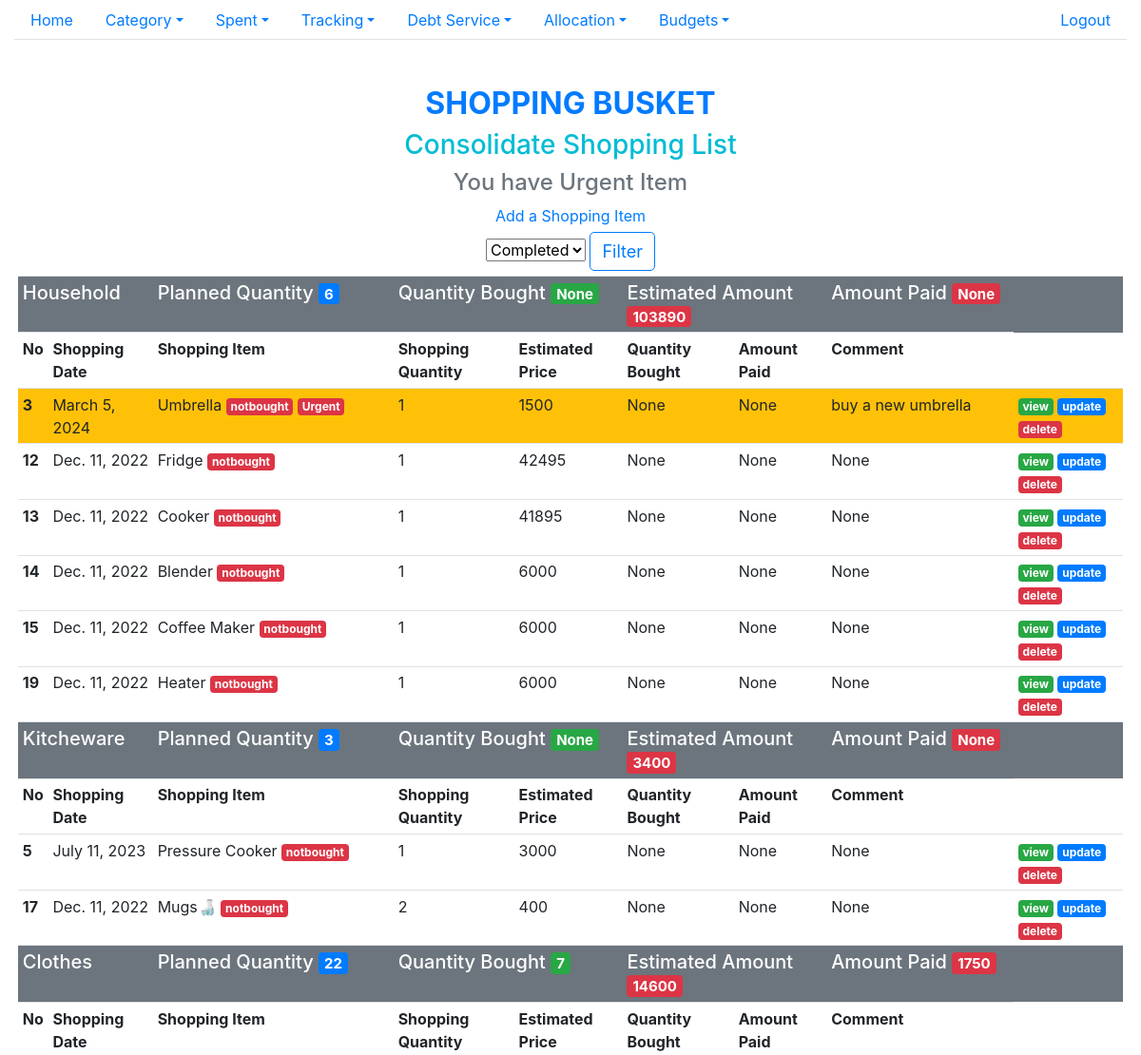
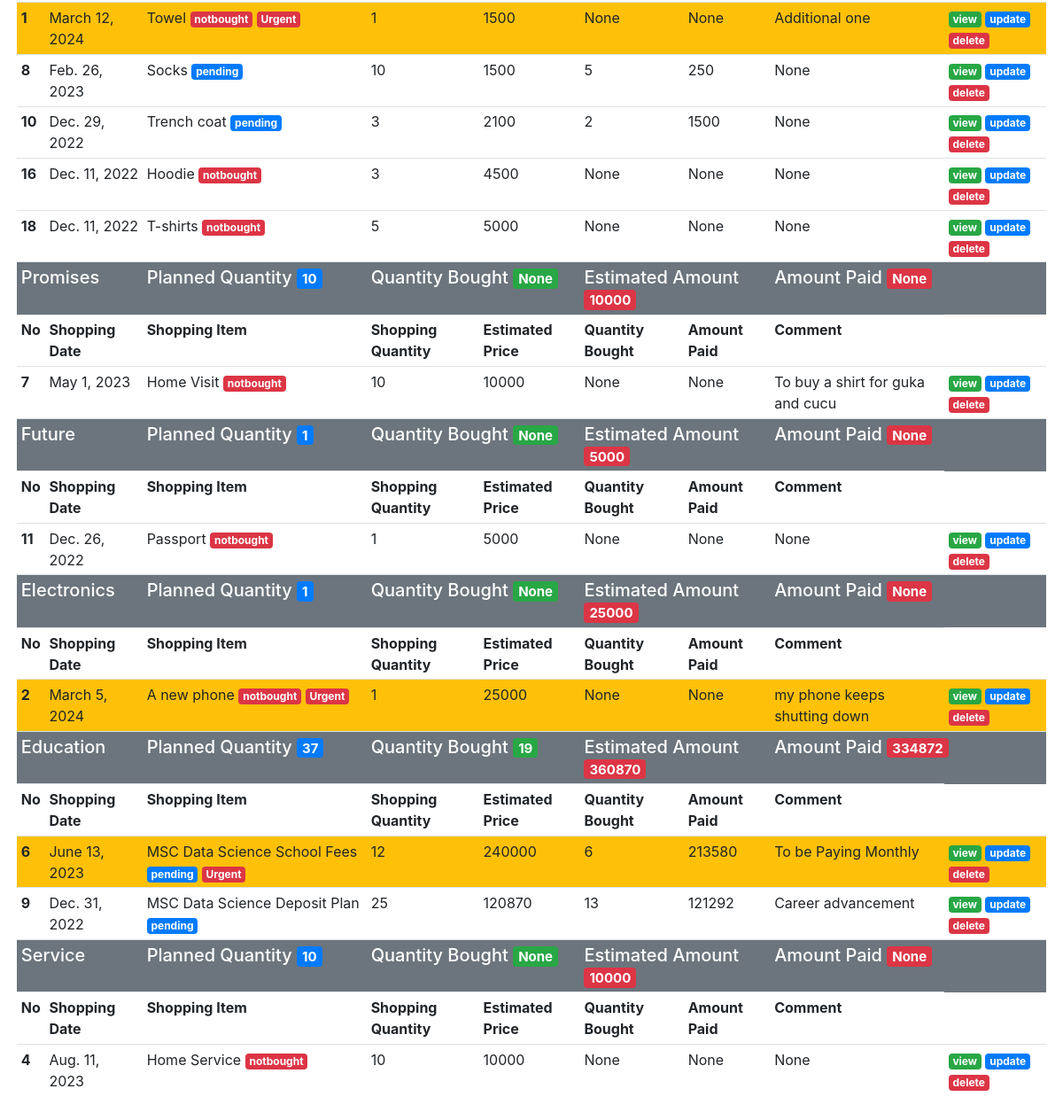
Page /shopper/shoppinglist/ (signed in) on the committed database (2 pictures, top to bottom).
### shopper/models.py (models this page shows, shortened)
class ShoppingItem(models.Model):
    choices = (('notbought','notbought'),('pending','pending'),('completed','completed'))
    item_date = models.DateField()
    item_name = models.CharField(max_length=128)
    quantity = models.IntegerField(default=1)
    estimated_price = models.IntegerField()
    status = models.CharField(max_length=32,choices=choices,default="notbought")
    category_id = models.ForeignKey(CategoryItem,on_delete=models.CASCADE)
    comment = models.CharField(max_length=256,null=True,blank=True)
    urgent = models.CharField(max_length=8,choices=(('yes','yes'),('no','no')),default='no')
    user_id = models.ForeignKey(settings.AUTH_USER_MODEL, on_delete=models.CASCADE)
    voided = models.IntegerField(default=0)
    date_created = models.DateTimeField(auto_now_add=True)
    date_updated = models.DateTimeField(auto_now=True)
    class Meta:
        ordering=['-item_date']

### shopper/views.py (the view, shortened to what this page needs)
# urls.py: path('shoppinglist/',views.ShoppingListView.as_view(),name='shopping_list'),
class ShoppingListView(View,LoginRequiredMixin):
    def get(self,request):
        user = User.objects.get(username=self.request.user)
        with connection.cursor() as cursor:
            cursor.execute("""
            select count(si.item_name) as num
            from shopper_shoppingitem si
            where si.voided = 0
            and si.urgent = 'yes'
            and si.status <> 'completed'
            """)
            columns = [col[0] for col in cursor.description]
            num_urgent = [dict(zip(columns, row)) for row in cursor.fetchall()]
        with connection.cursor() as cursor:
            cursor.execute(f"""
            select si.item_date,
            si.id,
            si.item_name,
            si.quantity,
            si.estimated_price,
            si.comment,
            si.status,
            si.urgent,
            si.category_id_id,
            b.quantity_bought,
            b.amount_paid
            from shopper_shoppingitem si
            left outer join (
            select distinct bi.item_id_id,sum(quantity_bought) as quantity_bought,
            sum(amount_paid) as amount_paid
            from shopper_boughtitem bi
            where bi.voided=0 and bi.user_id_id = {user.id}
            group by bi.item_id_id
            )b on si.id = b.item_id_id
            where si.voided=0
            and si.user_id_id ={user.id} and (si.status="notbought" or si.status="pending")
            order by si.item_date desc
            """)
            columns = [col[0] for col in cursor.description]
            shoppingitems = [dict(zip(columns, row)) for row in cursor.fetchall()]
        with connection.cursor() as cursor:
            cursor.execute(f"""
            select ci.id,
            ci.category_name,
            b.quantity,
            b.quantity_bought,
            b.estimated_price,
            b.amount_paid
            from
            shopper_categoryitem ci
            inner join(
            select distinct
            sum(si.quantity) as quantity,
            sum(si.estimated_price) as estimated_price,
            si.category_id_id,
            sum(b.quantity_bought) as quantity_bought,
            sum(b.amount_paid) as amount_paid
            from shopper_shoppingitem si
            left outer join (
            select distinct bi.item_id_id,sum(quantity_bought) as quantity_bought,
            sum(amount_paid) as amount_paid
            from shopper_boughtitem bi
            where bi.voided=0 and bi.user_id_id = {user.id}
            group by bi.item_id_id
            )b on si.id = b.item_id_id
            where si.voided=0 and (si.status="notbought" or si.status="pending")
            and si.user_id_id ={user.id}
            group by si.category_id_id) b on ci.id = b.category_id_id
            where ci.voided=0 and ci.user_id_id={user.id}
            """)
            columns = [col[0] for col in cursor.description]
            groupdata = [dict(zip(columns, row)) for row in cursor.fetchall()]
        return render(request,'shopper/shopping_list.html',{'data':shoppingitems,'groupdata':groupdata,'num_urgent':num_urgent})

### shopper/templates/shopper/shopping_list.html (shortened to what this page needs)
{% extends "base.html" %}
{%block content %}
<div class="container-fluid px-1 py-5 mx-auto">
	<div class="text-center">
		<h2 class="h2 text-primary font-weight-bold">SHOPPING BUSKET</h2>
		<p class="h3 blue-text">Consolidate Shopping List</p>
		<p class="h4 text-secondary"> You have {{num_urgent.num}} Urgent Item</p>
		<a href="{%url 'shopping' %}">Add a Shopping Item</a>
		<form action="" method="post">
			<div>
				<select id="status" name="status">
					<option value="completed">Completed</option>
				</select>
				<button type="submit" class="btn btn-outline-primary">Filter</button>
			</div>
		</form>
	</div>
		<div class="m-0 p-0">
		<table class="table table-sm table-hover">
		  <tbody>
		  {% for group in groupdata %}
			<tr>
				<th scope="col" class="text-left text-white h5 bg-secondary" colspan="2">{{group.category_name}}</th>
				<th scope="col" class="text-left text-white  h5 bg-secondary" >Planned Quantity <span class="badge badge-primary">{{group.quantity}}</span></th>
				<th scope="col" class="text-left text-white h5 bg-secondary" colspan="2">Quantity Bought <span class="badge badge-success">{{group.quantity_bought}}</span></th>
				<th scope="col" class="text-left text-white h5 bg-secondary" colspan="2">Estimated Amount <span class="badge badge-danger">{{group.estimated_price}}</span></th>
				<th scope="col" class="text-left text-white h5 bg-secondary" colspan="2">Amount Paid <span class="badge badge-danger">{{group.amount_paid}}</span></th>
			</tr>
			<tr>
			  <th scope="row">No</th>
			  <th scope="row">Shopping Date</th>
			  <th scope="row">Shopping Item</th>
			  <th scope="row">Shopping Quantity</th>
			  <th scope="row">Estimated Price</th>
			  <th scope="row">Quantity Bought</th>
			  <th scope="row">Amount Paid</th>
			  <th scope="row">Comment</th>
			</tr>
		  {% for d in data %}
			{% if d.category_id_id == group.id %}
			<tr class= {% if d.urgent == "yes" %} 'bg-warning' {%else%} "" {% endif %}>
			  <th scope="row">{{forloop.counter}}</th>
			  <td>{{d.item_date}} </td>
			  <td>{{d.item_name}}
				  {% if d.status == "completed" %}
				  <span class="badge badge-success">{{d.status}}</span>
				  {% elif d.status == "pending" %}
				  <span class="badge badge-primary">{{d.status}}</span>
				  {% else %}
				  <span class="badge badge-danger">{{d.status}}</span>
				  {% endif %}
				  {% if d.urgent == "yes" %}
				  <span class ="badge badge-danger"> Urgent</span>
				  {% endif %}
			  </td>
			  <td>{{d.quantity}}</td>
			  <td>{{d.estimated_price}}</td>
			  <td>{{d.quantity_bought}}</td>
			  <td>{{d.amount_paid}}</td>
			  <td>{{d.comment}}</td>
			  <td>
				<a href="{%url 'bought_list' d.id%}" class="badge badge-success">view</a>
				<a href="{%url 'update_shopping' d.id %}" class="badge badge-primary">update</a>
				<a href="{%url 'delete_shopping' d.id %}" class="badge badge-danger">delete</a>
			  </td>
			</tr>
		  {% endif %}
		  {% endfor %}
		  {% endfor %}
		  </tbody>
		</table>
		</div>
	</div>
{% endblock content %}

### static/spent/main.css (style rules this page uses)
body { color: #000; overflow-x: hidden; height: 100%; background-repeat: no-repeat; background-size: 100% 100% }
.blue-text { color: #00BCD4 }
input, textarea, button { padding: 8px 15px; border-radius: 5px !important; margin: 5px 0px; box-sizing: border-box; border: 1px solid #ccc; font-size: 18px !important; font-weight: 300 }

### rows in the picture
ShoppingItem: item_date "March 5, 2024", item_name "Umbrella", status "notbought", shows "Urgent", quantity "1", estimated_price "1500", quantity_bought "None", amount_paid "None", comment "buy a new umbrella"
ShoppingItem: item_date "Dec. 11, 2022", item_name "Fridge", status "notbought", quantity "1", estimated_price "42495", quantity_bought "None", amount_paid "None", comment "None"
ShoppingItem: item_date "Dec. 11, 2022", item_name "Cooker", status "notbought", quantity "1", estimated_price "41895", quantity_bought "None", amount_paid "None", comment "None"
ShoppingItem: item_date "Dec. 11, 2022", item_name "Blender", status "notbought", quantity "1", estimated_price "6000", quantity_bought "None", amount_paid "None", comment "None"
ShoppingItem: item_date "Dec. 11, 2022", item_name "Coffee Maker", status "notbought", quantity "1", estimated_price "6000", quantity_bought "None", amount_paid "None", comment "None"
ShoppingItem: item_date "Dec. 11, 2022", item_name "Heater", status "notbought", quantity "1", estimated_price "6000", quantity_bought "None", amount_paid "None", comment "None"
ShoppingItem: item_date "July 11, 2023", item_name "Pressure Cooker", status "notbought", quantity "1", estimated_price "3000", quantity_bought "None", amount_paid "None", comment "None"
ShoppingItem: item_date "Dec. 11, 2022", item_name "Mugs🍶", status "notbought", quantity "2", estimated_price "400", quantity_bought "None", amount_paid "None", comment "None"
ShoppingItem: item_date "March 12, 2024", item_name "Towel", status "notbought", shows "Urgent", quantity "1", estimated_price "1500", quantity_bought "None", amount_paid "None", comment "Additional one"
ShoppingItem: item_date "Feb. 26, 2023", item_name "Socks", status "pending", quantity "10", estimated_price "1500", quantity_bought "5", amount_paid "250", comment "None"
ShoppingItem: item_date "Dec. 29, 2022", item_name "Trench coat", status "pending", quantity "3", estimated_price "2100", quantity_bought "2", amount_paid "1500", comment "None"
ShoppingItem: item_date "Dec. 11, 2022", item_name "Hoodie", status "notbought", quantity "3", estimated_price "4500", quantity_bought "None", amount_paid "None", comment "None"
ShoppingItem: item_date "Dec. 11, 2022", item_name "T-shirts", status "notbought", quantity "5", estimated_price "5000", quantity_bought "None", amount_paid "None", comment "None"
ShoppingItem: item_date "May 1, 2023", item_name "Home Visit", status "notbought", quantity "10", estimated_price "10000", quantity_bought "None", amount_paid "None", comment "To buy a shirt for guka and cucu"
ShoppingItem: item_date "Dec. 26, 2022", item_name "Passport", status "notbought", quantity "1", estimated_price "5000", quantity_bought "None", amount_paid "None", comment "None"
ShoppingItem: item_date "March 5, 2024", item_name "A new phone", status "notbought", shows "Urgent", quantity "1", estimated_price "25000", quantity_bought "None", amount_paid "None", comment "my phone keeps shutting down"
ShoppingItem: item_date "June 13, 2023", item_name "MSC Data Science School Fees", status "pending", shows "Urgent", quantity "12", estimated_price "240000", quantity_bought "6", amount_paid "213580", comment "To be Paying Monthly"
ShoppingItem: item_date "Dec. 31, 2022", item_name "MSC Data Science Deposit Plan", status "pending", quantity "25", estimated_price "120870", quantity_bought "13", amount_paid "121292", comment "Career advancement"
ShoppingItem: item_date "Aug. 11, 2023", item_name "Home Service", status "notbought", quantity "10", estimated_price "10000", quantity_bought "None", amount_paid "None", comment "None"

### other values in the picture
{{ group.category_name }} "Household" "Kitcheware" "Clothes" "Promises" "Future" "Electronics" "Education" "Service"
{{ group.quantity }} "6" "3" "22" "10" "1" "1" "37" "10"
{{ group.quantity_bought }} "None" "None" "7" "None" "None" "None" "19" "None"
{{ group.estimated_price }} "103890" "3400" "14600" "10000" "5000" "25000" "360870" "10000"
{{ group.amount_paid }} "None" "None" "1750" "None" "None" "None" "334872" "None"
